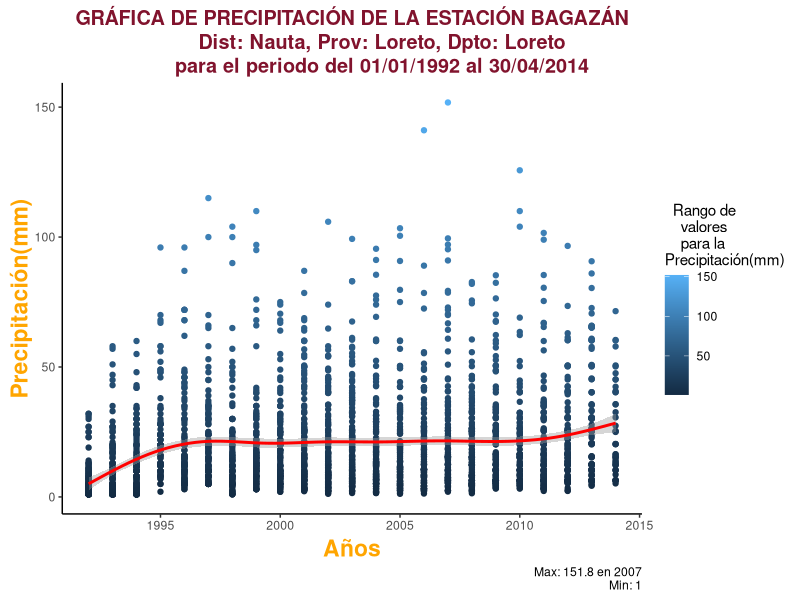
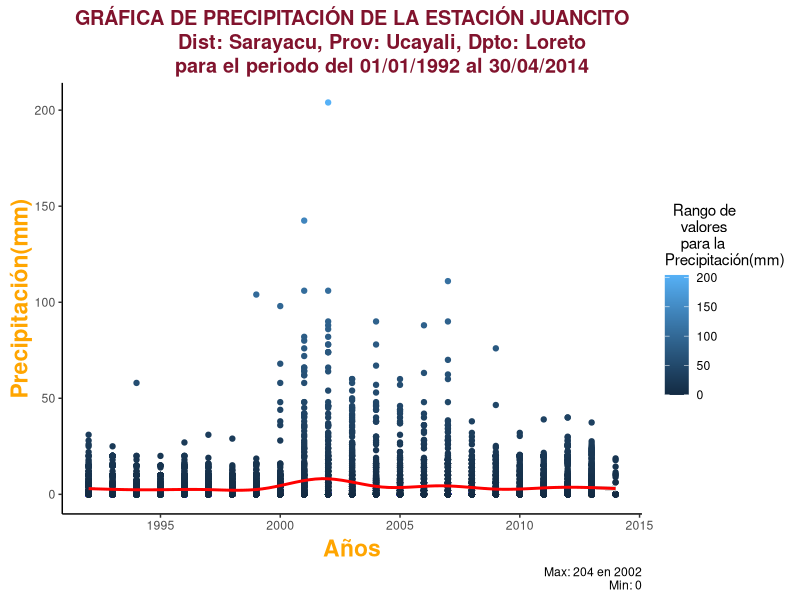
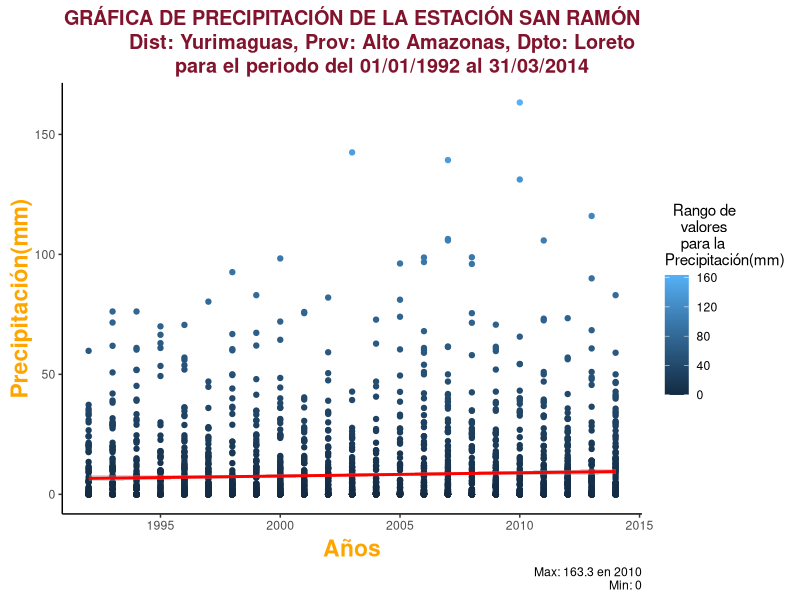
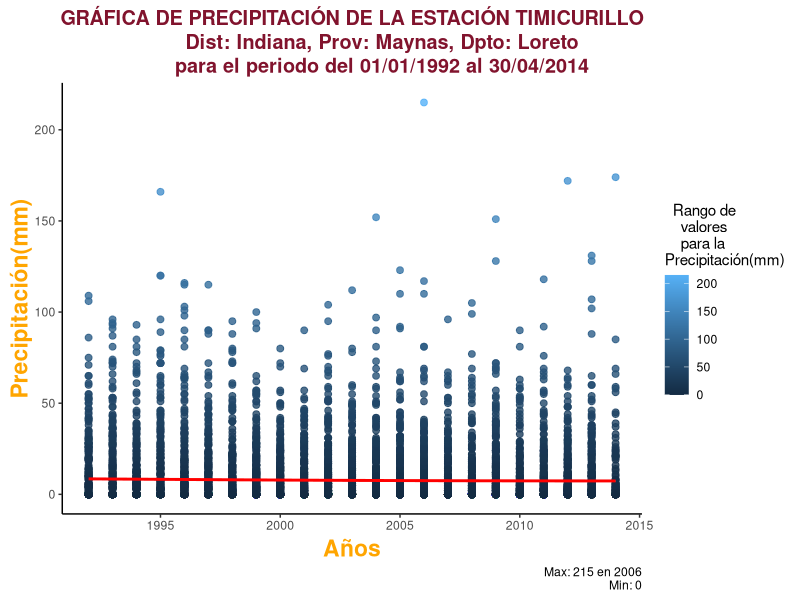
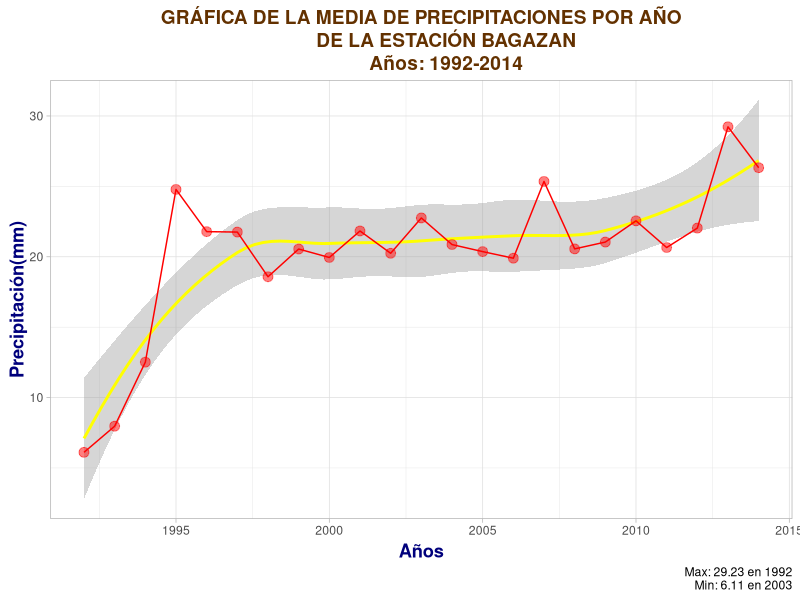
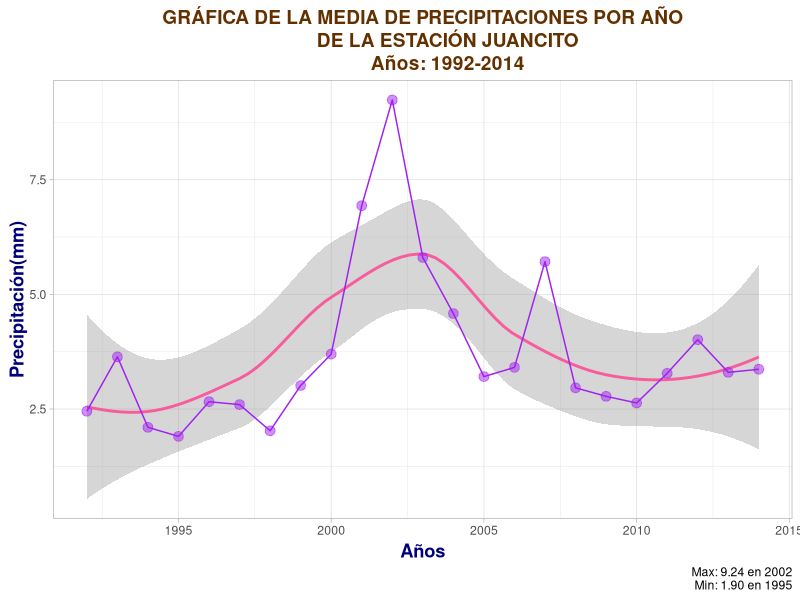
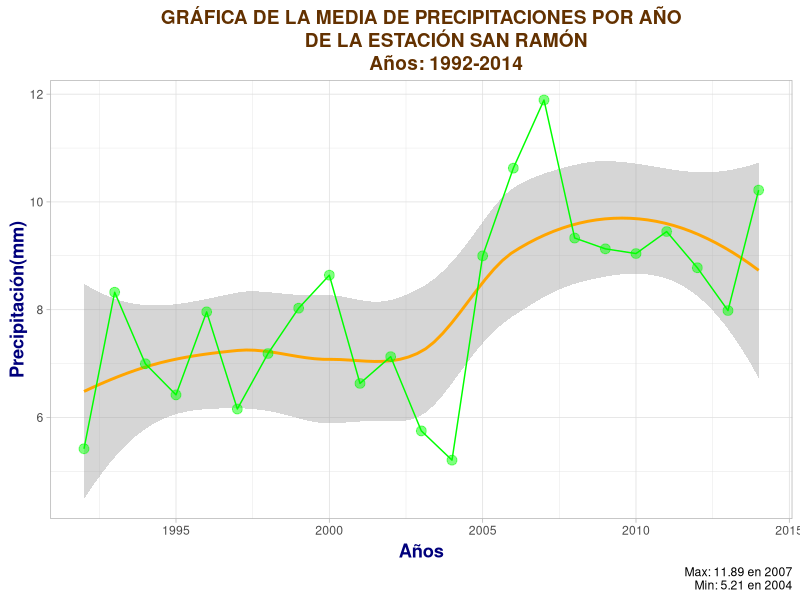
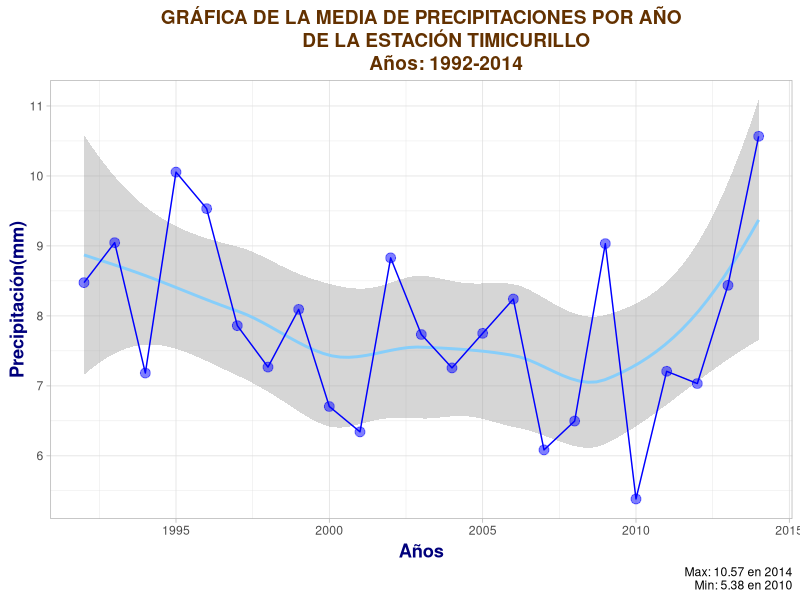

The R source for these figures, in order:
#-----LIBRERIAS
library(tidyverse)
library(dplyr)
library(readxl)
library(Hmisc)


#----DATOS HISTÓRICOS DE LAS ESTACIONES
##BAGAZAN - 01/01/1964-30/04/2014
##JUANCITO - 01/09/1964-31/01/2014
##SAN RAMON - 01/05/1969-31/07/2014
##TIMICURILLO - 01/01/1992-30/04/2014

#----SE TOMAN LAS FECHAS COMUNES
#01/01/1992 - 2014


#----ESTACION BAGAZAN
##Leemos el Excel
Bagazan = read_excel("Loreto_Bagazan.xlsx")
View(Bagazan)
##Filtramos los años en común con las demás estaciones
Bagazan_pp = Bagazan %>% 
  filter(Column1 >= 1992 & Column4)
View(Bagazan_pp)

##La precipitación máxima es 151.8
max(Bagazan_pp$Column4)
##La precipitación mínima es 1
  min(Bagazan_pp$Column4)

##Ploteamos la precipitación de la estación
ggplot(Bagazan_pp, aes(x=Column1, y = Column4)) + 
  geom_point(aes(color = Column4)) +
  geom_smooth(color= "Red") +
  theme_classic() +
  ggtitle("GRÁFICA DE PRECIPITACIÓN DE LA ESTACIÓN BAGAZÁN
          Dist: Nauta, Prov: Loreto, Dpto: Loreto
          para el periodo del 01/01/1992 al 30/04/2014") +
  theme(plot.title = element_text(size=rel(1.3),
                                  face="bold",
                                  vjust=0.5,
                                  hjust=0.5,
                                  color="#81132D",
                                  lineheigh=1.0)) + 
  labs(x="Años", y="Precipitación(mm)",
       caption = "Max: 151.8 en 2007
                  Min: 1",
       color = "  Rango de
    valores 
    para la 
Precipitación(mm)") +
  theme(axis.title.x = element_text(face="bold",
                                    vjust=0.5,
                                    color="orange",
                                    size=rel(1.5))) +
  theme(axis.title.y = element_text(face="bold",
                                    vjust=0.5,
                                    color="orange",
                                    size=rel(1.5)))
               
#----ESTACIO JUANCITO
##Leemos el Excel
Juancito = read_excel("Loreto_Juancito.xlsx")
View(Juancito)
##Filtramos los años en común con las demás estaciones y eliminamos los valores
##de los que no hubo registros
Juancito_pp = Juancito %>% 
  filter(Column1 >= 1992 & Column4 %nin% "-99.9")
View(Juancito_pp)

##La precipitación máxima es 204
max(Juancito_pp$Column4)
##La precipitación mínima es 0
min(Juancito_pp$Column4)

##Ploteamos la precipitación de la estación
ggplot(Juancito_pp, aes(x=Column1, y = Column4)) + 
  geom_point(aes(color = Column4)) +
  geom_smooth(color= "Red") +
  theme_classic() +
  ggtitle("GRÁFICA DE PRECIPITACIÓN DE LA ESTACIÓN JUANCITO
          Dist: Sarayacu, Prov: Ucayali, Dpto: Loreto
          para el periodo del 01/01/1992 al 30/04/2014") +
  theme(plot.title = element_text(size=rel(1.3),
                                  face="bold",
                                  vjust=0.5,
                                  hjust=0.5,
                                  color="#81132D",
                                  lineheigh=1.0)) + 
  labs(x="Años", y="Precipitación(mm)",
       caption = "Max: 204 en 2002
                  Min: 0",
       color = "  Rango de
    valores 
    para la 
Precipitación(mm)") +
  theme(axis.title.x = element_text(face="bold",
                                    vjust=0.5,
                                    color="orange",
                                    size=rel(1.5))) +
  theme(axis.title.y = element_text(face="bold",
                                    vjust=0.5,
                                    color="orange",
                                    size=rel(1.5)))

#----ESTACIÓN SAN RAMON
##Leemos el Excel
San_Ramon = read_excel("Loreto_SanRamon.xlsx")
View(San_Ramon)
##Filtramos los años en común con las demás estaciones y eliminamos los valores
##de los que no hubo registros
San_Ramon_pp = San_Ramon %>% 
  filter(Column1 >= 1992 & Column2 <= 04 & Column4 %nin% "-99.9")
View(San_Ramon_pp)

##La precipitación máxima es 163.3
max(San_Ramon_pp$Column4)
##La precipitación mínima es 0
min(San_Ramon_pp$Column4)

##Ploteamos la precipitación de la estación
ggplot(San_Ramon_pp, aes(x = Column1, y = Column4)) + 
  geom_point(aes(color = Column4)) + 
  geom_smooth(color= "Red") +
  theme_classic() +
  ggtitle("GRÁFICA DE PRECIPITACIÓN DE LA ESTACIÓN SAN RAMÓN
          Dist: Yurimaguas, Prov: Alto Amazonas, Dpto: Loreto
          para el periodo del 01/01/1992 al 31/03/2014") +
  theme(plot.title = element_text(size=rel(1.3),
                                  face="bold",
                                  vjust=0.5,
                                  hjust=0.5,
                                  color="#81132D",
                                  lineheigh=1.0)) + 
  labs(x="Años", y="Precipitación(mm)",
       caption = "Max: 163.3 en 2010
                  Min: 0",
       color = "  Rango de
    valores 
    para la 
Precipitación(mm)") +
  theme(axis.title.x = element_text(face="bold",
                                    vjust=0.5,
                                    color="orange",
                                    size=rel(1.5))) +
  theme(axis.title.y = element_text(face="bold",
                                    vjust=0.5,
                                    color="orange",
                                    size=rel(1.5)))


#----ESTACIÓN TIMICURILLO
##Leemos el Excel
Timicurillo = read_excel("Loreto_Timicurillo.xlsx")
View(Timicurillo)
##Filtramos los años en común con las demás estaciones y eliminamos los valores
##de los que no hubo registros
Timicurillo_pp = Timicurillo %>% 
  filter(Column4 %nin% "-100")
View(Timicurillo_pp)

##La precipitación máxima es 215
max(Timicurillo_pp$Column4)
##La precipitación mínima es 0
min(Timicurillo_pp$Column4)

##Ploteamos la precipitación de la estación
ggplot(Timicurillo_pp, aes(x=Column1, y = Column4)) + 
  geom_point(aes(color = Column4),
             alpha = 0.8,
             size = 2) +
  geom_smooth(color= "Red") +
  theme_classic() +
  ggtitle("GRÁFICA DE PRECIPITACIÓN DE LA ESTACIÓN TIMICURILLO
          Dist: Indiana, Prov: Maynas, Dpto: Loreto
          para el periodo del 01/01/1992 al 30/04/2014") +
  theme(plot.title = element_text(size=rel(1.3),
                                  face="bold",
                                  vjust=0.5,
                                  hjust=0.5,
                                  color="#81132D",
                                  lineheigh=1.0)) + 
  labs(x="Años", y="Precipitación(mm)",
       caption = "Max: 215 en 2006
                  Min: 0",
       color = "  Rango de
    valores 
    para la 
Precipitación(mm)") +
  theme(axis.title.x = element_text(face="bold",
                                    vjust=0.5,
                                    color="orange",
                                    size=rel(1.5))) +
  theme(axis.title.y = element_text(face="bold",
                                    vjust=0.5,
                                    color="orange",
                                    size=rel(1.5)))

#----HALLANDO LA MEDIA POR AÑO DE CADA ESTACIÓN----#
##ESTACIÓN BAGAZAN
Bagazan_media = Bagazan_pp %>% 
  group_by(Column1) %>% 
  summarise(Media = mean(Column4))
View(Bagazan_media)

max(Bagazan_media$Media)
### La media máxima es 29.23 en 1992 
min(Bagazan_media$Media)
### La media mínima es 6.11 en 2003
ggplot(Bagazan_media, aes(x = Column1, y = Media)) + 
  geom_smooth(color = "yellow") +
  geom_line(colour="red") +
  geom_point(size = 3,
             colour = "red",
             alpha = 0.5) + 
  ggtitle("GRÁFICA DE LA MEDIA DE PRECIPITACIONES POR AÑO
          DE LA ESTACIÓN BAGAZAN
          Años: 1992-2014") +
  theme_light() +
  theme(plot.title = element_text(size=rel(1.25),
                                  face="bold",
                                  vjust=0.5,
                                  hjust=0.5,
                                  color="#633100",
                                  lineheigh=1.0)) + 
  labs(x="Años", y="Precipitación(mm)",
       caption = "Max: 29.23 en 1992
                  Min: 6.11 en 2003") +
  theme(axis.title.x = element_text(face="bold",
                                    vjust=0.5,
                                    color="#00007C",
                                    size=rel(1.2))) +
  theme(axis.title.y = element_text(face="bold",
                                    vjust=0.5,
                                    color="#00007C",
                                    size=rel(1.2)))
##ESTACIÓN JUANCITO
Juancito_media = Juancito_pp %>% 
  group_by(Column1) %>% 
  summarise(Media = mean(Column4))
View(Juancito_media)

max(Juancito_media$Media)
### La media máxima es 9.24 en 2002
min(Juancito_media$Media)
### La media mínima es 1.90 en 1995

ggplot(Juancito_media, aes(x = Column1, y = Media)) + 
  geom_smooth(color = "#F75C9D") +
  geom_line(colour="purple") +
  geom_point(size = 3,
             colour = "purple",
             alpha = 0.5) + 
  ggtitle("GRÁFICA DE LA MEDIA DE PRECIPITACIONES POR AÑO
          DE LA ESTACIÓN JUANCITO
          Años: 1992-2014") +
  theme_light() +
  theme(plot.title = element_text(size=rel(1.25),
                                  face="bold",
                                  vjust=0.5,
                                  hjust=0.5,
                                  color="#633100",
                                  lineheigh=1.0)) + 
  labs(x="Años", y="Precipitación(mm)",
       caption = "Max: 9.24 en 2002
                  Min: 1.90 en 1995") +
  theme(axis.title.x = element_text(face="bold",
                                    vjust=0.5,
                                    color="#00007C",
                                    size=rel(1.2))) +
  theme(axis.title.y = element_text(face="bold",
                                    vjust=0.5,
                                    color="#00007C",
                                    size=rel(1.2)))
##ESTACIÓN SAN RAMÓN
SanRamon_media = San_Ramon_pp %>% 
  group_by(Column1) %>% 
  summarise(Media = mean(Column4))
View(SanRamon_media)

max(SanRamon_media$Media)
### La media máxima es  11.89 en 2007
min(SanRamon_media$Media)
### La media mínima es 5.21 en 2004

ggplot(SanRamon_media, aes(x = Column1, y = Media)) + 
  geom_smooth(color = "orange") +
  geom_line(colour="green") +
  geom_point(size = 3,
             colour = "green",
             alpha = 0.5) + 
  ggtitle("GRÁFICA DE LA MEDIA DE PRECIPITACIONES POR AÑO
          DE LA ESTACIÓN SAN RAMÓN
          Años: 1992-2014") +
  theme_light() +
  theme(plot.title = element_text(size=rel(1.25),
                                  face="bold",
                                  vjust=0.5,
                                  hjust=0.5,
                                  color="#633100",
                                  lineheigh=1.0)) + 
  labs(x="Años", y="Precipitación(mm)",
       caption = "Max: 11.89 en 2007
                  Min: 5.21 en 2004") +
  theme(axis.title.x = element_text(face="bold",
                                    vjust=0.5,
                                    color="#00007C",
                                    size=rel(1.2))) +
  theme(axis.title.y = element_text(face="bold",
                                    vjust=0.5,
                                    color="#00007C",
                                    size=rel(1.2)))

##ESTACIÓN TIMICURILLO
Timicurillo_media = Timicurillo_pp %>% 
  group_by(Column1) %>% 
  summarise(Media = mean(Column4))
View(Timicurillo_media)

max(Timicurillo_media$Media)
### La media máxima es 10.57 en 2014
min(Timicurillo_media$Media)
### La media mínima es 5.38 en 2010

ggplot(Timicurillo_media, aes(x = Column1, y = Media)) + 
  geom_smooth(color = "#87CEFA") +
  geom_line(colour="blue") +
  geom_point(size = 3,
             colour = "blue",
             alpha = 0.5) + 
  ggtitle("GRÁFICA DE LA MEDIA DE PRECIPITACIONES POR AÑO
          DE LA ESTACIÓN TIMICURILLO
          Años: 1992-2014") +
  theme_light() +
  theme(plot.title = element_text(size=rel(1.25),
                                  face="bold",
                                  vjust=0.5,
                                  hjust=0.5,
                                  color="#633100",
                                  lineheigh=1.0)) + 
  labs(x="Años", y="Precipitación(mm)",
       caption = "Max: 10.57 en 2014
                  Min: 5.38 en 2010") +
  theme(axis.title.x = element_text(face="bold",
                                    vjust=0.5,
                                    color="#00007C",
                                    size=rel(1.2))) +
  theme(axis.title.y = element_text(face="bold",
                                    vjust=0.5,
                                    color="#00007C",
                                    size=rel(1.2)))

#----HALLANDO EL MAXIMO POR AÑO DE CADA ESTACIÓN
##ESTACIÓN BAGAZAN
Bagazan_max = Bagazan_pp %>% 
  group_by(Column1) %>% 
  summarise(Máximo = max(Column4))
View(Bagazan_max)

max(Bagazan_max$Máximo)
### La máximo es 151.8 en 2007
min(Bagazan_max$Máximo)
### El mínimo es 32 en 1992

ggplot(Bagazan_max, aes(x = Column1, y = Máximo)) + 
  geom_smooth(color = "yellow") +
  geom_line(colour="red") +
  geom_point(size = 3,
             colour = "red",
             alpha = 0.5) + 
  ggtitle("GRÁFICA DEL MÁXIMO DE PRECIPITACIONES POR AÑO
          DE LA ESTACIÓN BAGAZAN
          Años: 1992-2014") +
  theme_light() +
  theme(plot.title = element_text(size=rel(1.25),
                                  face="bold",
                                  vjust=0.5,
                                  hjust=0.5,
                                  color="#633100",
                                  lineheigh=1.0)) + 
  labs(x="Años", y="Precipitación(mm)",
       caption = "Max: 151.8 en 2007
                  Min: 32 en 1992") +
  theme(axis.title.x = element_text(face="bold",
                                    vjust=0.5,
                                    color="#00007C",
                                    size=rel(1.2))) +
  theme(axis.title.y = element_text(face="bold",
                                    vjust=0.5,
                                    color="#00007C",
                                    size=rel(1.2)))

##ESTACIÓN JUANCITO
Juancito_max = Juancito_pp %>% 
  group_by(Column1) %>% 
  summarise(Máximo = max(Column4))
View(Juancito_max)

max(Juancito_max$Máximo)
### La máximo es  204 en 2002
min(Juancito_max$Máximo)
### El mínimo es 18.7 en 2014

ggplot(Juancito_max, aes(x = Column1, y = Máximo)) + 
  geom_smooth(color = "#F75C9D") +
  geom_line(colour="purple") +
  geom_point(size = 3,
             colour = "purple",
             alpha = 0.5) + 
  ggtitle("GRÁFICA DEL MÁXIMO DE PRECIPITACIONES POR AÑO
          DE LA ESTACIÓN JUANCITO
          Años: 1992-2014") +
  theme_light() +
  theme(plot.title = element_text(size=rel(1.25),
                                  face="bold",
                                  vjust=0.5,
                                  hjust=0.5,
                                  color="#633100",
                                  lineheigh=1.0)) + 
  labs(x="Años", y="Precipitación(mm)",
       caption = "Max: 204 en 2002
                  Min: 18.7 en 2014") +
  theme(axis.title.x = element_text(face="bold",
                                    vjust=0.5,
                                    color="#00007C",
                                    size=rel(1.2))) +
  theme(axis.title.y = element_text(face="bold",
                                    vjust=0.5,
                                    color="#00007C",
                                    size=rel(1.2)))
##ESTACIÓN SAN RAMÓN
SanRamon_max = San_Ramon_pp %>% 
  group_by(Column1) %>% 
  summarise(Máximo = max(Column4))
View(SanRamon_max)

max(SanRamon_max$Máximo)
### La máximo es  163.3 en 2010
min(SanRamon_max$Máximo)
### El mínimo es 59.8 en 1992

ggplot(SanRamon_max, aes(x = Column1, y = Máximo)) + 
  geom_smooth(color = "orange") +
  geom_line(colour="green") +
  geom_point(size = 3,
             colour = "green",
             alpha = 0.5) + 
  ggtitle("GRÁFICA DEL MÁXIMO DE PRECIPITACIONES POR AÑO
          DE LA ESTACIÓN SAN RAMÓN
          Años: 1992-2014") +
  theme_light() +
  theme(plot.title = element_text(size=rel(1.25),
                                  face="bold",
                                  vjust=0.5,
                                  hjust=0.5,
                                  color="#633100",
                                  lineheigh=1.0)) + 
  labs(x="Años", y="Precipitación(mm)",
       caption = "Max: 163.3 en 2010
                  Min: 59.8 en 1992") +
  theme(axis.title.x = element_text(face="bold",
                                    vjust=0.5,
                                    color="#00007C",
                                    size=rel(1.2))) +
  theme(axis.title.y = element_text(face="bold",
                                    vjust=0.5,
                                    color="#00007C",
                                    size=rel(1.2)))

##ESTACIÓN TIMICURILLO
Timicurillo_max = Timicurillo_pp %>% 
  group_by(Column1) %>% 
  summarise(Máximo = max(Column4))
View(Timicurillo_max)

max(Timicurillo_max$Máximo)
### La máximo es  215 en 2000
min(Timicurillo_max$Máximo)
### El mínimo es 80 en 2006

ggplot(Timicurillo_max, aes(x = Column1, y = Máximo)) + 
  geom_smooth(color = "#87CEFA") +
  geom_line(colour="blue") +
  geom_point(size = 3,
             colour = "blue",
             alpha = 0.5) + 
  ggtitle("GRÁFICA DEL MÁXIMO DE PRECIPITACIONES POR AÑO
          DE LA ESTACIÓN TIMICURILLO
          Años: 1992-2014") +
  theme_light() +
  theme(plot.title = element_text(size=rel(1.25),
                                  face="bold",
                                  vjust=0.5,
                                  hjust=0.5,
                                  color="#633100",
                                  lineheigh=1.0)) + 
  labs(x="Años", y="Precipitación(mm)",
       caption = "Max: 215 en 200
                  Min: 80 en 2006") +
  theme(axis.title.x = element_text(face="bold",
                                    vjust=0.5,
                                    color="#00007C",
                                    size=rel(1.2))) +
  theme(axis.title.y = element_text(face="bold",
                                    vjust=0.5,
                                    color="#00007C",
                                    size=rel(1.2)))

#----HALLANDO EL MINIMO POR AÑO DE CADA ESTACIÓN
##ESTACIÓN BAGAZAN
Bagazan_min = Bagazan_pp %>% 
  group_by(Column1) %>% 
  summarise(Mínimo = min(Column4))
View(Bagazan_min)

max(Bagazan_min$Mínimo)
### La máximo es 5.2 en 2014
min(Bagazan_min$Mínimo)
### El mínimo es 1

ggplot(Bagazan_min, aes(x = Column1, y = Mínimo)) + 
  geom_smooth(color = "yellow") +
  geom_line(colour="red") +
  geom_point(size = 3,
             colour = "red",
             alpha = 0.5) + 
  ggtitle("GRÁFICA DEL MÍNIMO DE PRECIPITACIONES POR AÑO
          DE LA ESTACIÓN BAGAZAN
          Años: 1992-2014") +
  theme_light() +
  theme(plot.title = element_text(size=rel(1.25),
                                  face="bold",
                                  vjust=0.5,
                                  hjust=0.5,
                                  color="#633100",
                                  lineheigh=1.0)) + 
  labs(x="Años", y="Precipitación(mm)",
       caption = "Max: 5.2 en 2014
                  Min: 1") +
  theme(axis.title.x = element_text(face="bold",
                                    vjust=0.5,
                                    color="#00007C",
                                    size=rel(1.2))) +
  theme(axis.title.y = element_text(face="bold",
                                    vjust=0.5,
                                    color="#00007C",
                                    size=rel(1.2)))

##ESTACIÓN JUANCITO
Juancito_min = Juancito_pp %>% 
  group_by(Column1) %>% 
  summarise(Mínimo = min(Column4))
View(Juancito_min)

ggplot(Juancito_min, aes(x = Column1, y = Mínimo)) + 
  geom_smooth(color = "#F75C9D") +
  geom_line(colour="purple") +
  geom_point(size = 3,
             colour = "purple",
             alpha = 0.5) + 
  ggtitle("GRÁFICA DEL MÍNIMO DE PRECIPITACIONES POR AÑO
          DE LA ESTACIÓN JUANCITO
          Años: 1992-2014") +
  theme_light() +
  theme(plot.title = element_text(size=rel(1.25),
                                  face="bold",
                                  vjust=0.5,
                                  hjust=0.5,
                                  color="#633100",
                                  lineheigh=1.0)) + 
  labs(x="Años", y="Precipitación(mm)") +
  theme(axis.title.x = element_text(face="bold",
                                    vjust=0.5,
                                    color="#00007C",
                                    size=rel(1.2))) +
  theme(axis.title.y = element_text(face="bold",
                                    vjust=0.5,
                                    color="#00007C",
                                    size=rel(1.2)))

##ESTACIÓN SAN RAMÓN
SanRamon_min = San_Ramon_pp %>% 
  group_by(Column1) %>% 
  summarise(Mínimo = min(Column4))
View(SanRamon_min)

ggplot(SanRamon_min, aes(x = Column1, y = Mínimo)) + 
  geom_smooth(color = "orange") +
  geom_line(colour="green") +
  geom_point(size = 3,
             colour = "green",
             alpha = 0.5) + 
  ggtitle("GRÁFICA DEL MÍNIMO DE PRECIPITACIONES POR AÑO
          DE LA ESTACIÓN SAN RAMÓN
          Años: 1992-2014") +
  theme_light() +
  theme(plot.title = element_text(size=rel(1.25),
                                  face="bold",
                                  vjust=0.5,
                                  hjust=0.5,
                                  color="#633100",
                                  lineheigh=1.0)) + 
  labs(x="Años", y="Precipitación(mm)") +
  theme(axis.title.x = element_text(face="bold",
                                    vjust=0.5,
                                    color="#00007C",
                                    size=rel(1.2))) +
  theme(axis.title.y = element_text(face="bold",
                                    vjust=0.5,
                                    color="#00007C",
                                    size=rel(1.2)))

##ESTACIÓN TIMICURILLO
Timicurillo_min = Timicurillo_pp %>% 
  group_by(Column1) %>% 
  summarise(Mínimo = min(Column4))
View(Timicurillo_min)

ggplot(Timicurillo_min, aes(x = Column1, y = Mínimo)) + 
  geom_smooth(color = "#87CEFA") +
  geom_line(colour="blue") +
  geom_point(size = 3,
             colour = "blue",
             alpha = 0.5) + 
  ggtitle("GRÁFICA DEL MÍNIMO DE PRECIPITACIONES POR AÑO
          DE LA ESTACIÓN TIMICURILLO
          Años: 1992-2014") +
  theme_light() +
  theme(plot.title = element_text(size=rel(1.25),
                                  face="bold",
                                  vjust=0.5,
                                  hjust=0.5,
                                  color="#633100",
                                  lineheigh=1.0)) + 
  labs(x="Años", y="Precipitación(mm)") +
  theme(axis.title.x = element_text(face="bold",
                                    vjust=0.5,
                                    color="#00007C",
                                    size=rel(1.2))) +
  theme(axis.title.y = element_text(face="bold",
                                    vjust=0.5,
                                    color="#00007C",
                                    size=rel(1.2)))
